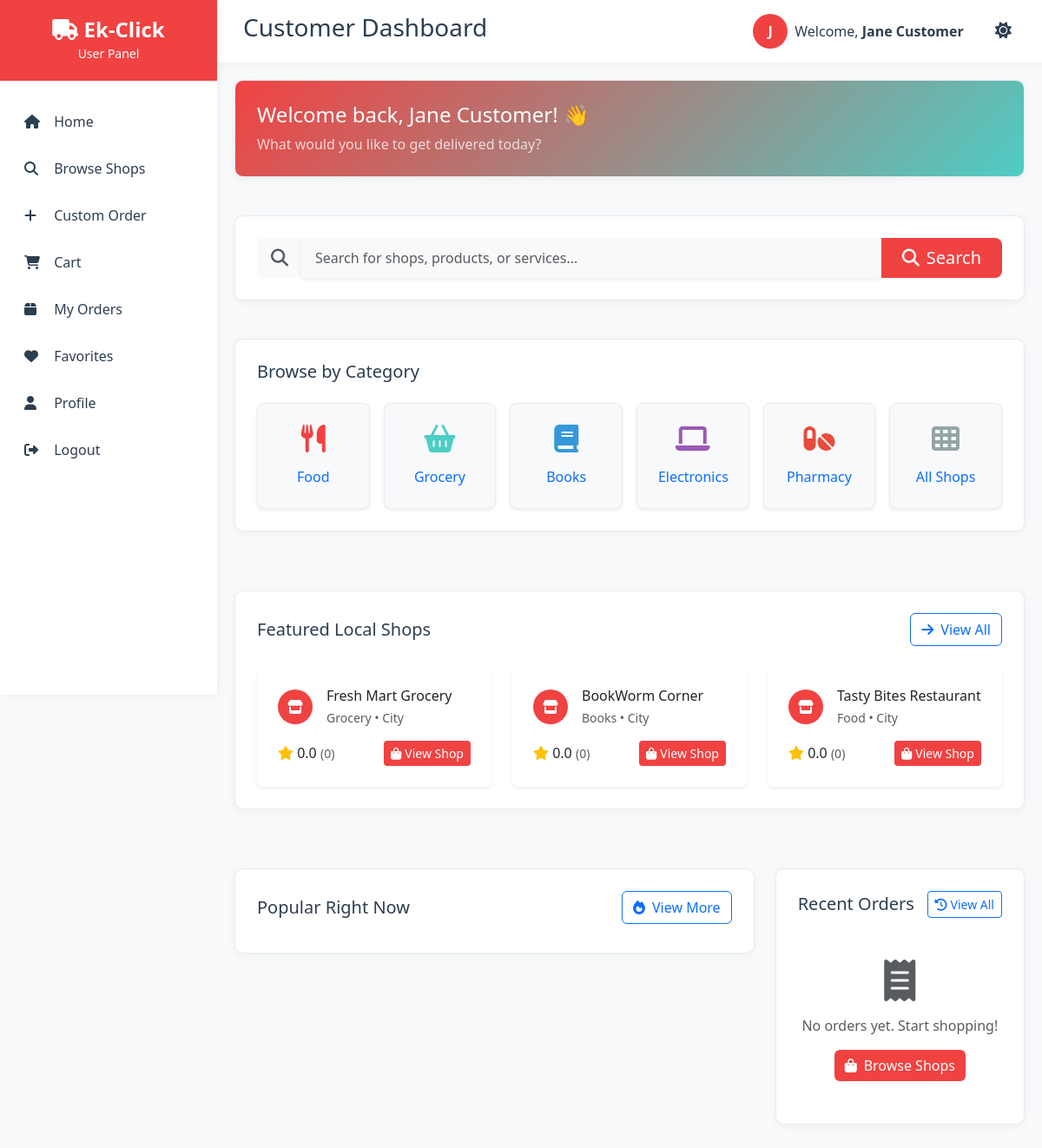
/customer/index.php (signed in), run on the app's committed database.
### tables this page shows
CREATE TABLE IF NOT EXISTS vendors (
    id INT AUTO_INCREMENT PRIMARY KEY,
    user_id INT NOT NULL,
    shop_name VARCHAR(100) NOT NULL,
    owner_name VARCHAR(100),
    email VARCHAR(100),
    phone VARCHAR(20),
    shop_description TEXT,
    description TEXT,
    category VARCHAR(50) NOT NULL,
    cuisine_type VARCHAR(50),
    business_type VARCHAR(50),
    address TEXT NOT NULL,
    city VARCHAR(50) NOT NULL,
    state VARCHAR(50),
    zip_code VARCHAR(20),
    map_link TEXT,
    latitude DECIMAL(10, 8),
    longitude DECIMAL(11, 8),
    logo VARCHAR(255),
    is_open BOOLEAN DEFAULT TRUE,
    status ENUM('pending', 'active', 'suspended', 'rejected') DEFAULT 'pending',
    rating DECIMAL(3,2) DEFAULT 0,
    total_reviews INT DEFAULT 0,
    delivery_fee DECIMAL(10,2) DEFAULT 0,
    min_order_amount DECIMAL(10,2) DEFAULT 0,
    delivery_radius DECIMAL(5,2) DEFAULT 5.0,
    estimated_delivery_time INT DEFAULT 30,
    free_delivery_threshold DECIMAL(10,2) DEFAULT 25.00,
    tax_rate DECIMAL(5,2) DEFAULT 8.25,
    payment_methods TEXT,
    operating_hours TEXT,
    accepts_custom_orders BOOLEAN DEFAULT TRUE,
    fee_status ENUM('pending', 'paid', 'failed') DEFAULT 'pending',
    created_at TIMESTAMP DEFAULT CURRENT_TIMESTAMP,
    updated_at TIMESTAMP DEFAULT CURRENT_TIMESTAMP ON UPDATE CURRENT_TIMESTAMP,
    FOREIGN KEY (user_id) REFERENCES users(id) ON DELETE CASCADE
);

### customer/index.php (the view, shortened to what this page needs)
<?php
require_once '../config.php';
$user_id = $_SESSION['user_id'];
$stmt = $pdo->query("
    SELECT v.*, u.full_name
    FROM vendors v
    JOIN users u ON v.user_id = u.id
    WHERE v.is_open = 1
    ORDER BY v.rating DESC
    LIMIT 6
");
$featured_vendors = $stmt->fetchAll();
$stmt = $pdo->prepare("
    SELECT o.*, v.shop_name
    FROM orders o
    JOIN vendors v ON o.vendor_id = v.id
    WHERE o.user_id = ?
    ORDER BY o.created_at DESC
    LIMIT 5
");
$stmt->execute([$user_id]);
$recent_orders = $stmt->fetchAll();
require_once '../includes/header.php';
?>
<div class="row mb-4">
    <div class="col-12">
        <div class="dashboard-card" style="background: linear-gradient(135deg, var(--primary-color), var(--secondary-color)); color: white;">
            <h4 class="mb-2">Welcome back, <?php echo $_SESSION['full_name']; ?>! 👋</h4>
            <p class="mb-0 opacity-75">What would you like to get delivered today?</p>
        </div>
    </div>
</div>
<div class="row mb-4">
    <div class="col-12">
        <div class="dashboard-card">
            <form action="browse.php" method="GET">
                <div class="input-group input-group-lg">
                    <span class="input-group-text bg-light border-0">
                        <i class="fas fa-search text-muted"></i>
                    </span>
                    <input type="text" class="form-control border-0 shadow-sm" name="search"
                           placeholder="Search for shops, products, or services..."
                           style="font-size: 1rem;">
                    <button class="btn btn-primary-custom px-4" type="submit">
                        <i class="fas fa-search me-2"></i>Search
                    </button>
                </div>
            </form>
        </div>
    </div>
</div>
<div class="row mb-5">
    <div class="col-12">
        <div class="dashboard-card">
            <h5 class="mb-4">Browse by Category</h5>
            <div class="row g-3">
                <div class="col-6 col-md-2">
                    <a href="browse.php?category=Food" class="text-decoration-none">
                        <div class="category-card p-4 rounded-3 text-center h-100 shadow-sm">
                            <i class="fas fa-utensils fa-2x mb-3" style="color: var(--primary-color);"></i>
                            <p class="mb-0 fw-medium">Food</p>
                        </div>
                    </a>
                </div>
                <div class="col-6 col-md-2">
                    <a href="browse.php?category=Grocery" class="text-decoration-none">
                        <div class="category-card p-4 rounded-3 text-center h-100 shadow-sm">
                            <i class="fas fa-shopping-basket fa-2x mb-3" style="color: var(--secondary-color);"></i>
                            <p class="mb-0 fw-medium">Grocery</p>
                        </div>
                    </a>
                </div>
                <div class="col-6 col-md-2">
                    <a href="browse.php?category=Books" class="text-decoration-none">
                        <div class="category-card p-4 rounded-3 text-center h-100 shadow-sm">
                            <i class="fas fa-book fa-2x mb-3" style="color: #3498db;"></i>
                            <p class="mb-0 fw-medium">Books</p>
                        </div>
                    </a>
                </div>
                <div class="col-6 col-md-2">
                    <a href="browse.php?category=Electronics" class="text-decoration-none">
                        <div class="category-card p-4 rounded-3 text-center h-100 shadow-sm">
                            <i class="fas fa-laptop fa-2x mb-3" style="color: #9b59b6;"></i>
                            <p class="mb-0 fw-medium">Electronics</p>
                        </div>
                    </a>
                </div>
                <div class="col-6 col-md-2">
                    <a href="browse.php?category=Pharmacy" class="text-decoration-none">
                        <div class="category-card p-4 rounded-3 text-center h-100 shadow-sm">
                            <i class="fas fa-pills fa-2x mb-3" style="color: #e74c3c;"></i>
                            <p class="mb-0 fw-medium">Pharmacy</p>
                        </div>
                    </a>
                </div>
                <div class="col-6 col-md-2">
                    <a href="browse.php" class="text-decoration-none">
                        <div class="category-card p-4 rounded-3 text-center h-100 shadow-sm">
                            <i class="fas fa-th fa-2x mb-3" style="color: #95a5a6;"></i>
                            <p class="mb-0 fw-medium">All Shops</p>
                        </div>
                    </a>
                </div>
            </div>
        </div>
    </div>
</div>
<div class="row mb-5">
    <div class="col-12">
        <div class="dashboard-card">
            <div class="d-flex justify-content-between align-items-center mb-4">
                <h5 class="mb-0">Featured Local Shops</h5>
                <a href="browse.php" class="btn btn-outline-primary">
                    <i class="fas fa-arrow-right me-2"></i>View All
                </a>
            </div>
            <div class="row g-4">
                <?php foreach ($featured_vendors as $vendor): ?>
                <div class="col-md-4">
                    <div class="card h-100 shadow-sm border-0 vendor-card">
                        <div class="card-body p-4">
                            <div class="d-flex align-items-center mb-3">
                                <div class="vendor-avatar me-3">
                                    <i class="fas fa-store"></i>
                                </div>
                                <div>
                                    <h6 class="card-title mb-1"><?php echo htmlspecialchars($vendor['shop_name']); ?></h6>
                                    <p class="text-muted small mb-0"><?php echo htmlspecialchars($vendor['category'] ?? 'Shop'); ?> • <?php echo htmlspecialchars($vendor['city'] ?? 'City'); ?></p>
                                </div>
                            </div>
                            <div class="d-flex justify-content-between align-items-center">
                                <div class="rating">
                                    <i class="fas fa-star text-warning"></i>
                                    <span class="fw-medium"><?php echo number_format($vendor['rating'] ?? 0, 1); ?></span>
                                    <small class="text-muted">(<?php echo $vendor['total_reviews'] ?? 0; ?>)</small>
                                </div>
                                <a href="vendor-details.php?id=<?php echo $vendor['id']; ?>" class="btn btn-primary-custom btn-sm">
                                    <i class="fas fa-shopping-bag me-1"></i>View Shop
                                </a>
                            </div>
                        </div>
                    </div>
                </div>
                <?php endforeach; ?>
            </div>
        </div>
    </div>
</div>
<div class="row g-4">
    <div class="col-lg-8">
        <div class="dashboard-card">
            <div class="d-flex justify-content-between align-items-center mb-4">
                <h5 class="mb-0">Popular Right Now</h5>
                <a href="browse.php?sort=popular" class="btn btn-outline-primary">
                    <i class="fas fa-fire me-2"></i>View More
                </a>
            </div>
        </div>
    </div>
    <div class="col-lg-4">
        <div class="dashboard-card">
            <div class="d-flex justify-content-between align-items-center mb-4">
                <h5 class="mb-0">Recent Orders</h5>
                <a href="orders.php" class="btn btn-outline-primary btn-sm">
                    <i class="fas fa-history me-1"></i>View All
                </a>
            </div>
            <?php if (count($recent_orders) > 0): ?>
                <div class="order-list">
                    <?php foreach ($recent_orders as $order): ?>
                    <a href="order-tracking.php?id=<?php echo $order['id']; ?>" class="order-item d-block text-decoration-none border rounded-3 p-3 mb-3">
                        <div class="d-flex justify-content-between align-items-start">
                            <div class="flex-grow-1">
                                <h6 class="mb-1 text-dark"><?php echo htmlspecialchars($order['shop_name']); ?></h6>
                                <p class="mb-1 small text-muted">#<?php echo $order['order_number']; ?></p>
                                <small class="text-muted"><?php echo date('M d, h:i A', strtotime($order['created_at'])); ?></small>
                            </div>
                            <div class="text-end">
                                <?php
                                $status_colors = [
                                    'pending' => 'warning',
                                    'confirmed' => 'info',
                                    'preparing' => 'primary',
                                    'ready' => 'secondary',
                                    'picked_up' => 'info',
                                    'in_transit' => 'primary',
                                    'delivered' => 'success',
                                    'cancelled' => 'danger'
                                ];
                                $color = $status_colors[$order['status']] ?? 'secondary';
                                ?>
                                <span class="badge bg-<?php echo $color; ?> mb-2">
                                    <?php echo ucfirst(str_replace('_', ' ', $order['status'])); ?>
                                </span>
                                <p class="mb-0 fw-bold text-dark">$<?php echo number_format($order['total_amount'], 2); ?></p>
                            </div>
                        </div>
                    </a>
                    <?php endforeach; ?>
                </div>
            <?php else: ?>
                <div class="text-center py-4">
                    <i class="fas fa-receipt fa-3x text-muted mb-3"></i>
                    <p class="text-muted">No orders yet. Start shopping!</p>
                    <a href="browse.php" class="btn btn-primary-custom">
                        <i class="fas fa-shopping-bag me-2"></i>Browse Shops
                    </a>
                </div>
            <?php endif; ?>
        </div>
    </div>
</div>

### includes/header.php (style rules this page uses)
:root { --primary-color: #f14242ff; --secondary-color: #4ECDC4; --dark-color: #2C3E50; --light-bg: #F8F9FA; --text-color: #2C3E50; --bg-color: #F8F9FA; --card-bg: #FFFFFF; --border-color: #E9ECEF; --shadow-color: rgba(0,0,0,0.05); --hover-bg: #F8F9FA; }
body { font-family: 'Segoe UI', Tahoma, Geneva, Verdana, sans-serif; background: var(--bg-color); color: var(--text-color); transition: background-color 0.3s ease, color 0.3s ease; }
.dashboard-card { background: var(--card-bg); border: 1px solid var(--border-color); box-shadow: 0 2px 10px var(--shadow-color); }
.form-control, .form-select { background-color: var(--bg-color); border-color: var(--border-color); color: var(--text-color); }
.dashboard-card { background: var(--card-bg); border-radius: 10px; padding: 25px; box-shadow: 0 2px 10px var(--shadow-color); margin-bottom: 20px; transition: transform 0.3s; border: 1px solid var(--border-color); }
.btn-primary-custom { background: var(--primary-color); color: white; border: none; }

### customer/index.php (style rules this page uses)
.category-card { background: #f8f9fa; border: 1px solid #e9ecef; transition: all 0.3s ease; }
.vendor-card { transition: all 0.3s ease; }
.vendor-avatar { width: 40px; height: 40px; background: var(--primary-color); border-radius: 50%; display: flex; align-items: center; justify-content: center; color: white; }

### data on the page
vendors: shop_name "Fresh Mart Grocery", category "Grocery", city "City", rating "0.0", total_reviews "0"
vendors: shop_name "BookWorm Corner", category "Books", city "City", rating "0.0", total_reviews "0"
vendors: shop_name "Tasty Bites Restaurant", category "Food", city "City", rating "0.0", total_reviews "0"

### other printed values
$user_role "User"
$page_title "Customer Dashboard"
substr($full_name, 0, 1) "J"
$full_name "Jane Customer"
$_SESSION['full_name'] "Jane Customer"
